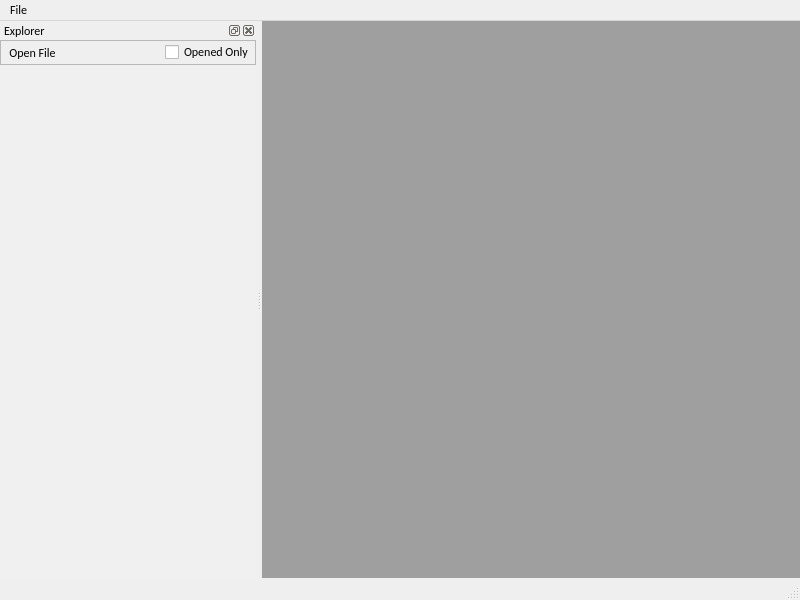
<?xml version="1.0" encoding="UTF-8"?>
<ui version="4.0">
 <class>MainWindow</class>
 <widget class="QMainWindow" name="MainWindow">
  <property name="geometry">
   <rect>
    <x>0</x>
    <y>0</y>
    <width>800</width>
    <height>600</height>
   </rect>
  </property>
  <property name="font">
   <font>
    <family>Calibri</family>
   </font>
  </property>
  <property name="windowTitle">
   <string>MainWindow</string>
  </property>
  <widget class="QWidget" name="centralwidget">
   <layout class="QVBoxLayout" name="verticalLayout">
    <property name="leftMargin">
     <number>0</number>
    </property>
    <property name="topMargin">
     <number>0</number>
    </property>
    <property name="rightMargin">
     <number>0</number>
    </property>
    <property name="bottomMargin">
     <number>0</number>
    </property>
    <item>
     <widget class="QMdiArea" name="mdiArea"/>
    </item>
   </layout>
  </widget>
  <widget class="QMenuBar" name="menubar">
   <property name="geometry">
    <rect>
     <x>0</x>
     <y>0</y>
     <width>800</width>
     <height>23</height>
    </rect>
   </property>
   <widget class="QMenu" name="menuFile">
    <property name="title">
     <string>File</string>
    </property>
    <addaction name="actionOpen_File"/>
    <addaction name="separator"/>
    <addaction name="actionQuit"/>
   </widget>
   <addaction name="menuFile"/>
  </widget>
  <widget class="QStatusBar" name="statusbar"/>
  <widget class="QDockWidget" name="dockWidget">
   <property name="windowTitle">
    <string>Explorer</string>
   </property>
   <attribute name="dockWidgetArea">
    <number>1</number>
   </attribute>
   <widget class="QWidget" name="dockWidgetContents">
    <layout class="QVBoxLayout" name="verticalLayout_2">
     <property name="spacing">
      <number>0</number>
     </property>
     <property name="leftMargin">
      <number>0</number>
     </property>
     <property name="topMargin">
      <number>0</number>
     </property>
     <property name="rightMargin">
      <number>0</number>
     </property>
     <property name="bottomMargin">
      <number>0</number>
     </property>
     <item>
      <widget class="QFrame" name="frame">
       <property name="frameShape">
        <enum>QFrame::StyledPanel</enum>
       </property>
       <property name="frameShadow">
        <enum>QFrame::Raised</enum>
       </property>
       <layout class="QHBoxLayout" name="horizontalLayout">
        <property name="leftMargin">
         <number>1</number>
        </property>
        <property name="topMargin">
         <number>0</number>
        </property>
        <property name="rightMargin">
         <number>0</number>
        </property>
        <property name="bottomMargin">
         <number>0</number>
        </property>
        <item>
         <widget class="QToolButton" name="btnOpenFiles">
          <property name="text">
           <string>Open File</string>
          </property>
          <property name="icon">
           <iconset resource="resource.qrc">
            <normaloff>:/action/images/vswin2019/OpenFile_16x.svg</normaloff>:/action/images/vswin2019/OpenFile_16x.svg</iconset>
          </property>
          <property name="iconSize">
           <size>
            <width>16</width>
            <height>16</height>
           </size>
          </property>
          <property name="shortcut">
           <string>Ctrl+S, Ctrl+R</string>
          </property>
          <property name="autoRaise">
           <bool>true</bool>
          </property>
         </widget>
        </item>
        <item>
         <spacer name="horizontalSpacer">
          <property name="orientation">
           <enum>Qt::Horizontal</enum>
          </property>
          <property name="sizeHint" stdset="0">
           <size>
            <width>63</width>
            <height>20</height>
           </size>
          </property>
         </spacer>
        </item>
        <item>
         <widget class="QCheckBox" name="checkOpenedOnly">
          <property name="text">
           <string>Opened Only</string>
          </property>
         </widget>
        </item>
       </layout>
      </widget>
     </item>
     <item>
      <widget class="QTreeView" name="treeExplorer">
       <property name="palette">
        <palette>
         <active>
          <colorrole role="Base">
           <brush brushstyle="SolidPattern">
            <color alpha="255">
             <red>240</red>
             <green>240</green>
             <blue>240</blue>
            </color>
           </brush>
          </colorrole>
         </active>
         <inactive>
          <colorrole role="Base">
           <brush brushstyle="SolidPattern">
            <color alpha="255">
             <red>240</red>
             <green>240</green>
             <blue>240</blue>
            </color>
           </brush>
          </colorrole>
         </inactive>
         <disabled/>
        </palette>
       </property>
       <property name="autoFillBackground">
        <bool>false</bool>
       </property>
       <property name="styleSheet">
        <string notr="true">QTreeView::branch:open:has-children{border-image: url(:/icon/images/treeview/border-expand.png) 0;}
QTreeView::branch:closed:has-children{border-image: url(:/icon/images/treeview/border-collapse.png) 0;}
QTreeView::branch:has-siblings:!adjoins-item{border-image:url(:/icon/images/treeview/border-line.png) 0;}
QTreeView::branch:has-siblings:adjoins-item{border-image:url(:/icon/images/treeview/border-more.png) 0;}
QTreeView::branch:!has-children:!has-siblings:adjoins-item{border-image:url(:/icon/images/treeview/border-end.png) 0;}
QTreeView::branch:closed:has-children:!has-siblings{border-image: url(:/icon/images/treeview/border-collapse.png) 0;}
QTreeView::branch:closed:has-children:has-siblings{border-image: url(:/icon/images/treeview/border-collapse-more.png) 0;}
QTreeView::branch:open:has-children:!has-siblings{border-image: url(:/icon/images/treeview/border-expand.png) 0;}
QTreeView::branch:open:has-children:has-siblings{border-image: url(:/icon/images/treeview/border-expand-more.png) 0;}
</string>
       </property>
       <property name="frameShape">
        <enum>QFrame::NoFrame</enum>
       </property>
       <property name="iconSize">
        <size>
         <width>16</width>
         <height>22</height>
        </size>
       </property>
       <property name="indentation">
        <number>16</number>
       </property>
       <attribute name="headerVisible">
        <bool>false</bool>
       </attribute>
       <attribute name="headerMinimumSectionSize">
        <number>16</number>
       </attribute>
      </widget>
     </item>
    </layout>
   </widget>
  </widget>
  <action name="actionOpen_File">
   <property name="text">
    <string>Open File...</string>
   </property>
   <property name="shortcut">
    <string>Ctrl+O</string>
   </property>
  </action>
  <action name="actionQuit">
   <property name="text">
    <string>Quit</string>
   </property>
   <property name="shortcut">
    <string>Ctrl+Q</string>
   </property>
  </action>
 </widget>
 <resources>
  <include location="resource.qrc"/>
 </resources>
 <connections>
  <connection>
   <sender>actionQuit</sender>
   <signal>triggered()</signal>
   <receiver>MainWindow</receiver>
   <slot>close()</slot>
   <hints>
    <hint type="sourcelabel">
     <x>-1</x>
     <y>-1</y>
    </hint>
    <hint type="destinationlabel">
     <x>399</x>
     <y>299</y>
    </hint>
   </hints>
  </connection>
 </connections>
</ui>
